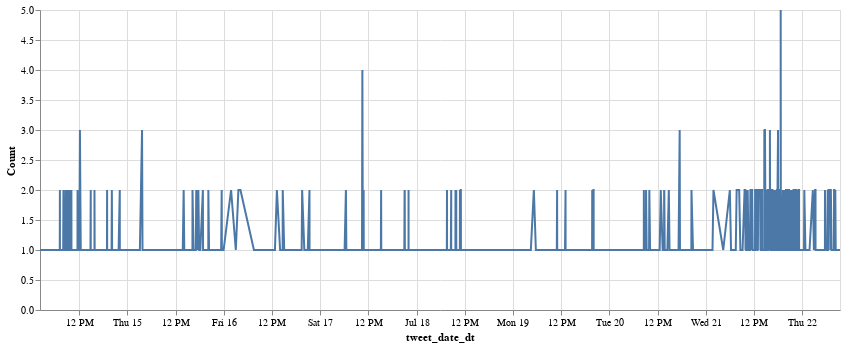

Notebook source saved alongside this figure:
### Code cell
tweets_by_dt = all_tweets.groupby(["tweet_date_dt"]).apply(lambda x: x['tweet_date_dt'].count()).reset_index()
tweets_by_dt.rename(columns = {0:'Count'}, inplace = True)

alt.Chart(tweets_by_dt).mark_line().encode(
    x='tweet_date_dt:T',
    y='Count:Q'
).properties(
    width=800,
    height=300)

### Figure 1 — Vega-Lite specification as saved in the notebook (floating-point values rounded to 4 significant figures; data arrays with more than 128 entries replaced by an {"elided": "..."} marker saying what was removed)
{"config": {"view": {"continuousWidth": 400, "continuousHeight": 300}}, "data": {"name": "data-130ecaa8352d29a88d86ecc7b47a8291"}, "mark": "line", "encoding": {"x": {"type": "temporal", "field": "tweet_date_dt"}, "y": {"type": "quantitative", "field": "Count"}}, "height": 300, "width": 800, "$schema": "https://vega.github.io/schema/vega-lite/v4.8.1.json", "datasets": {"data-130ecaa8352d29a88d86ecc7b47a8291": {"elided": "1929 records"}}}
